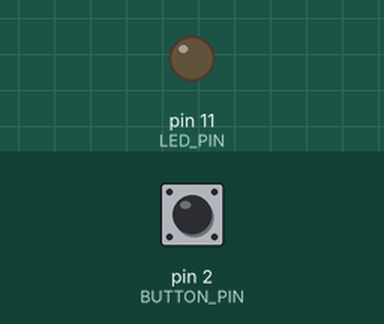
This sketch was run on a simulated Arduino Uno, built with avr-gcc and run on an emulated ATmega328P. Shown: output pins drawn as LEDs (lit = HIGH). Inputs (shaded band) come from the test bench; at power-on: pin 2 (BUTTON_PIN) LOW.

Above: at 1.2 s.
1.3 s: pin 2 (BUTTON_PIN) pulled HIGH for 0.15 s
At 2.3 s:
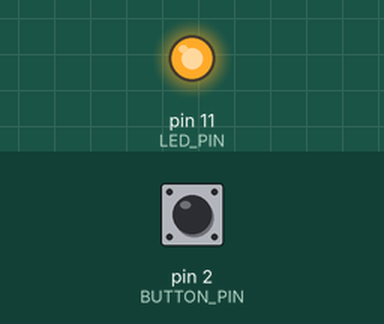
3.0 s: pin 2 (BUTTON_PIN) pulled HIGH for 1 s
At 3.6 s:
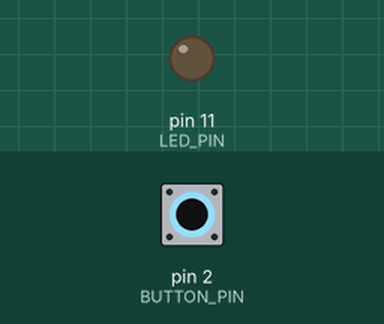
5.5 s: pin 2 (BUTTON_PIN) pulled HIGH for 3.2 s
At 6.7 s:
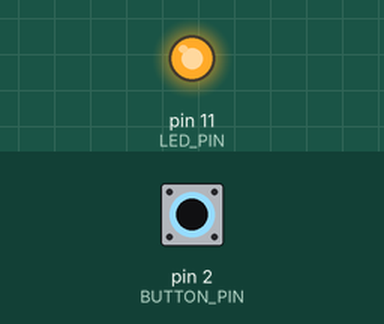
Timing chart, 0 to 8.5 s (numbered marks = the images above; inputs shaded):
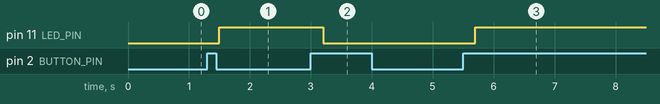

The sketch:

2B-_LED-BUTTON-BLINK-FIX-BUTTON.ino
```cpp
// 2 : Trigger on with button
#define LED_PIN 11
#define BUTTON_PIN 2
boolean buttonState =false;
boolean prevButtonState =true;

 // NEW:: prevButtonVal test ->
 /* IF we are pressing and if buttonState is true and previously was true:
  *  - this means we are still pressing
  *  so we don't change the buttonState - rather we leave it.
  *  WHEN the buttonVal is not HIGH we make previous State  == to NOT buttonState (as it should now switch)
  *  when we press Button again */

void setup()
{
  pinMode(LED_PIN, OUTPUT);
  pinMode(BUTTON_PIN, INPUT);
  //Serial.begin(9600);
}

void loop()
{
  int buttonVal = digitalRead(BUTTON_PIN); // read value from button
 //Serial.println(buttonVal);

  if(buttonVal == HIGH)
  {
   // if we are changing state
   if(buttonState != prevButtonState)
   {
    delay(200);
    buttonState = ! buttonState;
    prevButtonState = buttonState;
   }

  }
  // switch the prev state to be the OPPOSITE of button state
  // when buttonVal is LOW...
  else
  {
    prevButtonState =!buttonState;
  }


  if(buttonState ==true)
  {
    digitalWrite(LED_PIN,HIGH);
  }
  else
  {
    digitalWrite(LED_PIN,LOW);
  }

}
```

Measured:
- after the input at 1.3 s, pin 11 (LED_PIN): LOW → HIGH after 0.20 s
- after the input at 3.0 s, pin 11 (LED_PIN): HIGH → LOW after 0.20 s
- after the input at 5.5 s, pin 11 (LED_PIN): LOW → HIGH after 0.20 s
